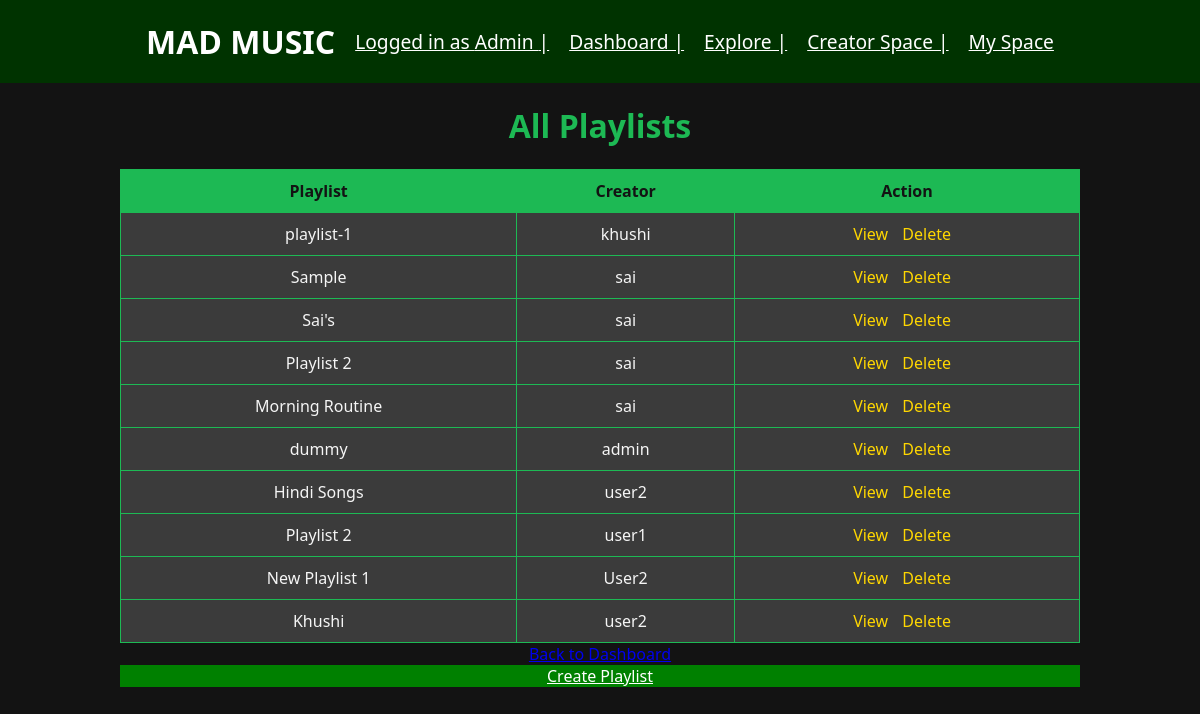
Page /admin/playlists on the committed database.
### models.py (models this page shows)
class Users(db.Model):
    username = db.Column(db.String(),primary_key=True)
    password = db.Column(db.String(),nullable=False)
    name = db.Column(db.String())
    email = db.Column(db.String())
    contact = db.Column(db.String())
    usertype = db.Column(db.Integer())
    flagged = db.Column(db.Integer())
    nickname = db.Column(db.String())
    songs = db.relationship("Song", backref= 'created_by', cascade = "all, delete")

class Playlist(db.Model):
    id=db.Column(db.Integer(),primary_key=True)
    Playlist_name = db.Column(db.String(),nullable=False)
    created_by= db.Column(db.String(),db.ForeignKey('song.creator'))
    __table_args__ = (
        db.UniqueConstraint('Playlist_name', 'created_by', name='_playlist_name_created_by_uc'),
    )

### app.py (the view)
@app.route("/<username>/playlists",methods=["GET","POST"])
def playlists(username):
    user = Users.query.get(username)
    playlists=Playlist.query.all()
    return render_template('all_playlists.html',playlists=playlists,user=user)

### templates/all_playlists.html (shortened to what this page needs)
<!DOCTYPE html>
<html lang="en">
<head>
    <link rel="stylesheet" href="/static/all_songs.css">
</head>
<body>
    <div class="header">
        <div class="headerlinks">
            <a href="#" class="headerheading">MAD MUSIC</a>
            <a href="#" class="headerlink" >Logged in as {{user.nickname}} |</a>
            {%if user.usertype==2%}
            <a href="/admin" class="headerlink" >Dashboard |</a>
            {%else%}
            <a href="/{{user.username}}/home" class="headerlink" >Home |</a>
            {%endif%}
            <a href="#" class="headerlink"> Explore |</a>
            <a href="/{{user.username}}/creator" class="headerlink"> Creator Space |</a>
            <a href="/{{user.username}}/my_space" class="headerlink"> My Space</a>
        </div>
    </div>
    <div class="container">
        <h1>All Playlists</h1>
        <table class="songs-table">
            <thead>
                <tr>
                    <th>Playlist</th>
                    <th>Creator</th>
                    <th>Action</th>
                </tr>
            </thead>
            <tbody>
                {% for playlist in playlists %}
                    <tr>
                        <td>{{playlist.Playlist_name}}</td>
                        <td>{{playlist.created_by}}</td>
                        <td>
                            <a href="/{{user.username}}/{{playlist.id}}/view" class="action">View</a>
                            {%if user.username == playlist.created_by or user.usertype==2%}
                            <a href="/{{user.username}}/{{playlist.id}}/delete_playlist" class="action">Delete</a>
                            {%endif%}
                        </td>
                    </tr>
                {% endfor %}
            </tbody>
        </table>
        {%if user.usertype==2%}
        <a href="/admin">Back to Dashboard</a>
        {%else%}
        <a href="/{{user.username}}/home" class="button">Back to Home</a>
        {%endif%}
        <a href="/{{user.username}}/create_playlist" class="button">Create Playlist</a>
    </div>
</body>
</html>

### static/all_songs.css (style rules this page uses)
body { font-family: 'Segoe UI', Tahoma, Geneva, Verdana, sans-serif; margin: 0; padding: 0; background-color: #131313; color: #f5f5f5; }
.header { background-color: #003300; color: #ffffff; padding: 20px 0; text-align: center; }
.headerlinks { display: flex; justify-content: center; align-items: center; gap: 20px; }
.headerlink { font-size: 1.2rem; color: #ffffff; transition: color 0.3s ease; }
.headerheading { font-size: 2rem; font-weight: bold; color: #ffffff; text-decoration: none; }
.container { width: 80%; margin: 20px auto; text-align:center; }
.container .button { display:block; background-color:green; text-align:center; color:white; }
h1 { color: #1DB954; text-align: center; }
.songs-table { width: 100%; border-collapse: collapse; margin-top: 20px; }
.songs-table th, .songs-table td { border: 1px solid #1DB954; padding: 10px; text-align: center; }
.songs-table th { background-color: #1DB954; color: #131313; }
.songs-table td { background-color: #3B3B3B; color: #f5f5f5; }
.songs-table .action { color: #FFD700; margin-right: 10px; text-decoration: none; }

### rows in the picture
Users: nickname "Admin"
Playlist: Playlist_name "playlist-1", created_by "khushi"
Playlist: Playlist_name "Sample", created_by "sai"
Playlist: Playlist_name "Sai's", created_by "sai"
Playlist: Playlist_name "Playlist 2", created_by "sai"
Playlist: Playlist_name "Morning Routine", created_by "sai"
Playlist: Playlist_name "dummy", created_by "admin"
Playlist: Playlist_name "Hindi Songs", created_by "user2"
Playlist: Playlist_name "Playlist 2", created_by "user1"
Playlist: Playlist_name "New Playlist 1", created_by "User2"
Playlist: Playlist_name "Khushi", created_by "user2"
